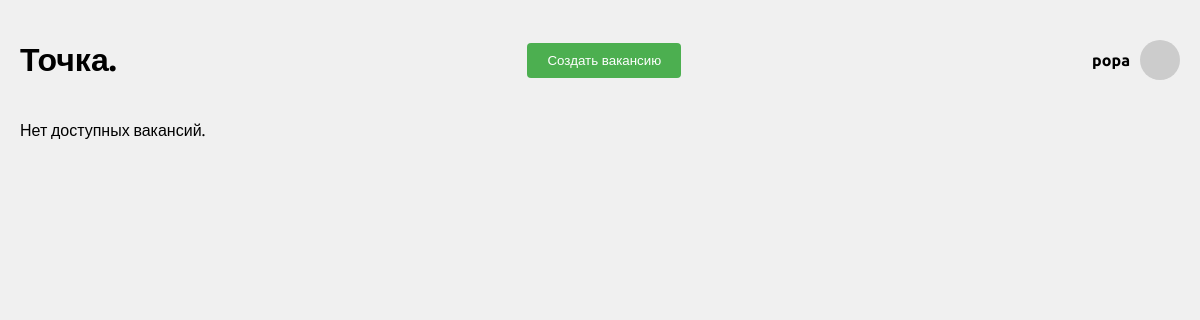
Before: /main (signed in) with the older database file.
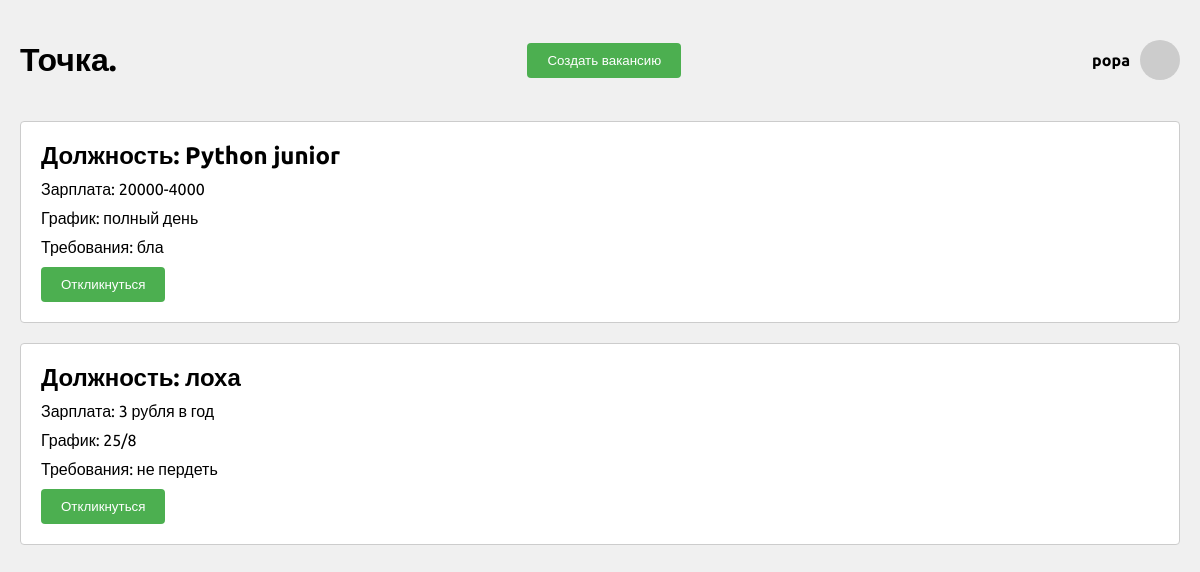
After: the same page with the newer database file.
### app.py (models this page shows)
class User(db.Model):
    id = db.Column(db.Integer, primary_key=True)
    username = db.Column(db.String(150), nullable=False, unique=True)
    password = db.Column(db.String(150), nullable=False)

class Job(db.Model):
    id = db.Column(db.Integer, primary_key=True)
    title = db.Column(db.String(100), nullable=False)
    salary = db.Column(db.String(50), nullable=False)
    schedule = db.Column(db.String(50), nullable=False)
    requirements = db.Column(db.Text, nullable=False)
    user_id = db.Column(db.Integer, db.ForeignKey('user.id'), nullable=False)
    user = db.relationship('User', backref=db.backref('jobs', lazy=True))

### app.py (the view)
@app.route("/main", methods=['GET', "POST"])
def main():
    if g.user is None:
        flash("Пожалуйста, авторизуйтесь, чтобы просматривать объявления.", "danger")
        return redirect(url_for("login_view"))
    jobs = Job.query.all()  # Получаем все вакансии
    return render_template("main.html", jobs=jobs)

### app.py (called while the page is built)
@app.before_request
def load_user():
    user_id = session.get("user_id")
    if user_id:
        g.user = User.query.get(user_id)
    else:
        g.user = None

### templates/main.html (shortened to what this page needs)
<!DOCTYPE html>
<html lang="ru">
<head>
</head>
<body>
    <div class="header">
        <div class="print">
            <h1>Точка.</h1>
        </div>
        <div class="make_branch">
            <button class="make_branch_button" onclick="createJob()">Создать вакансию</button>
        </div>
        {% if session.get('user_id') %}
            {% if g.user %}
                <div class="account">
                    <h4 id="account-toggle" style="cursor: pointer;">{{ g.user.username }}</h4>
                    <div class="avatar"></div>
                </div>
            {% endif %}
        {% else %}
            <a href="{{ url_for('login_view') }}">Войти</a>
        {% endif %}
    </div>
    <div class="job-list">
        {% if jobs %}
            {% for job in jobs %}
            <div class="job-item">
                <div class="job-title">Должность: {{ job.title }}</div>
                <div class="job-details">Зарплата: {{ job.salary }}</div>
                <div class="job-details">График: {{ job.schedule }}</div>
                <div class="job-details">Требования: {{ job.requirements }}</div>
                <button class="apply-button" onclick="alert('Телефон работодателя: 123-456-7890')">Откликнуться</button>
            </div>
            {% endfor %}
        {% else %}
            <p>Нет доступных вакансий.</p>
        {% endif %}
    </div>
</body>
</html>

### templates/main.html (style rules this page uses)
body { font-family: 'Ubuntu', sans-serif; margin: 20px; background-color: #f0f0f0; }
.header { display: flex; justify-content: space-between; align-items: center; }
.print { margin-top: 0; }
.account { text-align: right; display: flex; align-items: center; position: relative; }
.avatar { width: 40px; height: 40px; border-radius: 50%; margin-left: 10px; background-color: #ccc; }
.job-list { margin-top: 20px; }
.job-item { background-color: white; border: 1px solid #ccc; border-radius: 4px; padding: 20px; margin-bottom: 20px; }
.job-title { font-size: 24px; font-weight: bold; }
.job-details { margin: 10px 0; }
.apply-button { padding: 10px 20px; background-color: #4CAF50; color: white; border: none; border-radius: 4px; cursor: pointer; }
.make_branch_button { padding: 10px 20px; background-color: #4CAF50; color: white; border: none; border-radius: 4px; cursor: pointer; }

Changed rows visible on the page:
added Job: title "Python junior", salary "20000-4000", schedule "полный день", requirements "бла"
added Job: title "лоха", salary "3 рубля в год", schedule "25/8", requirements "не пердеть"
Other visible differences:
text no longer shown: "Нет доступных вакансий."
